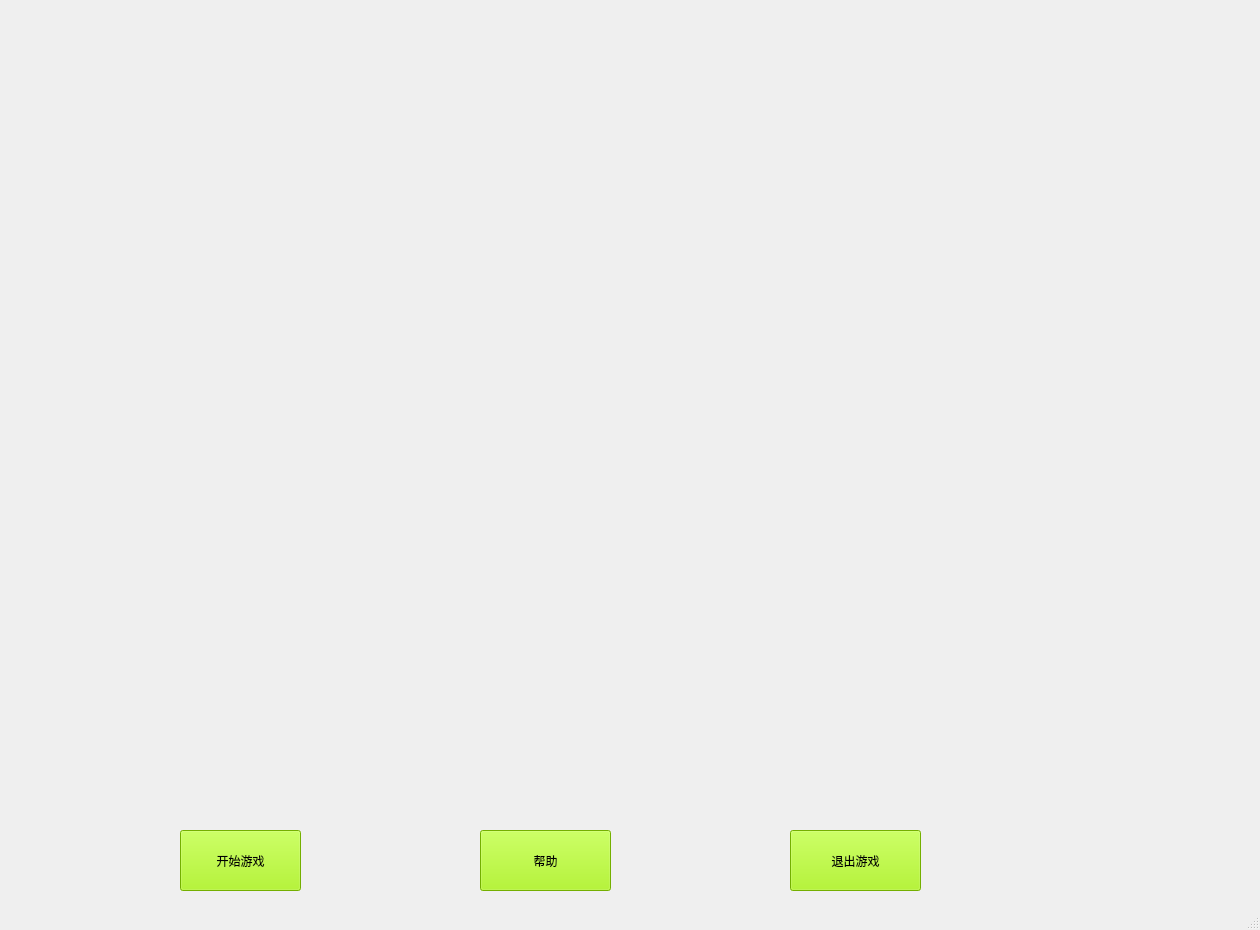
<?xml version="1.0" encoding="UTF-8"?>
<ui version="4.0">
 <class>begin_window</class>
 <widget class="QMainWindow" name="begin_window">
  <property name="geometry">
   <rect>
    <x>0</x>
    <y>0</y>
    <width>1260</width>
    <height>930</height>
   </rect>
  </property>
  <property name="windowTitle">
   <string>BeginWindow</string>
  </property>
  <property name="styleSheet">
   <string notr="true">#begin_window {background-image:url(:/resource/mainback.jpg);}
</string>
  </property>
  <widget class="QWidget" name="centralwidget">
   <widget class="QPushButton" name="pushButton">
    <property name="geometry">
     <rect>
      <x>180</x>
      <y>830</y>
      <width>121</width>
      <height>61</height>
     </rect>
    </property>
    <property name="styleSheet">
     <string notr="true">background-color:rgb(163, 245, 0);
font: 14pt &quot;Arial&quot;;</string>
    </property>
    <property name="text">
     <string>开始游戏</string>
    </property>
   </widget>
   <widget class="QPushButton" name="pushButton_2">
    <property name="geometry">
     <rect>
      <x>480</x>
      <y>830</y>
      <width>131</width>
      <height>61</height>
     </rect>
    </property>
    <property name="styleSheet">
     <string notr="true">background-color:rgb(163, 245, 0);
font: 14pt &quot;Arial&quot;;</string>
    </property>
    <property name="text">
     <string>帮助</string>
    </property>
   </widget>
   <widget class="QPushButton" name="pushButton_3">
    <property name="geometry">
     <rect>
      <x>790</x>
      <y>830</y>
      <width>131</width>
      <height>61</height>
     </rect>
    </property>
    <property name="styleSheet">
     <string notr="true">background-color:rgb(163, 245, 0);
font: 14pt &quot;Arial&quot;;</string>
    </property>
    <property name="text">
     <string>退出游戏</string>
    </property>
   </widget>
  </widget>
  <widget class="QMenuBar" name="menubar">
   <property name="geometry">
    <rect>
     <x>0</x>
     <y>0</y>
     <width>1260</width>
     <height>17</height>
    </rect>
   </property>
  </widget>
  <widget class="QStatusBar" name="statusbar"/>
 </widget>
 <resources/>
 <connections/>
</ui>
